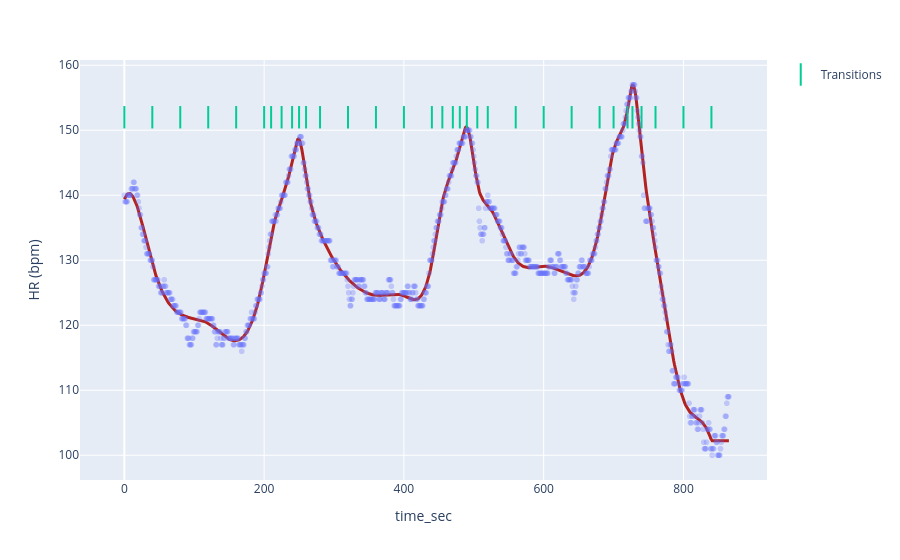

Notebook code for this chart:
### Code cell
import plotly.express as px

import plotly.graph_objects as go

def add_custom_rug(fig, x_coords, label="Transitions", color="black"):
    """
    Adds a custom rug trace to an existing Plotly figure.
    """
    fig.add_trace(go.Scatter(
        x=x_coords,
        # We set Y to a constant (usually slightly below your min HR)
        y=[fig.data[0].y.max() - 5] * len(x_coords), 
        mode='markers',
        marker=dict(
            symbol='line-ns-open', # This creates the 'rug' tick shape
            size=16,               # Height of the rug tick
            line=dict(width=2, color=color)
        ),
        name=label,
        showlegend=True
    ))


# Plotting heart rate for all sessions at once
fig = px.scatter(session_df,  x="time_sec", y="HR (bpm)", render_mode="webgl", opacity=0.3
                 ) # 'webgl' makes it super fast for many points

hr_stats = MedianHdiSample.from_samples(report.sessions[0].post_mu, report.sessions[0].post_mu.shape[0])
fig2 = px.line(pd.DataFrame({"time_sec": report.sessions[0].time, "HR (bpm)": hr_stats.median}), x="time_sec", y="HR (bpm)")
fig2.update_traces(line=dict(color="firebrick", width=3))
fig.add_traces(fig2.data)
add_custom_rug(fig, knots.flatten())
fig.show()


fig, axes = plt.subplots(ncols=min(len(report.sessions), 1), nrows=2, figsize=(18, 6), sharex=True, sharey='row')
report.plot_fit_accel(fig, axes)

### Figure 1 — Plotly figure (JSON) as saved in the notebook; plotly's stock layout.template omitted (floating-point values rounded to 4 significant figures; data arrays with more than 128 entries replaced by an {"elided": "..."} marker saying what was removed)
{"data": [{"hovertemplate": "time_sec=%{x}<br>HR (bpm)=%{y}<extra></extra>", "legendgroup": "", "marker": {"color": "#636efa", "opacity": 0.3, "symbol": "circle"}, "mode": "markers", "name": "", "showlegend": false, "type": "scattergl", "x": {"elided": "866 float values"}, "xaxis": "x", "y": {"elided": "866 int values"}, "yaxis": "y"}, {"hovertemplate": "time_sec=%{x}<br>HR (bpm)=%{y}<extra></extra>", "legendgroup": "", "line": {"color": "firebrick", "dash": "solid", "width": 3}, "marker": {"symbol": "circle"}, "mode": "lines", "name": "", "orientation": "v", "showlegend": false, "type": "scatter", "x": {"elided": "866 float values"}, "xaxis": "x", "y": {"elided": "866 float values"}, "yaxis": "y"}, {"marker": {"line": {"color": "black", "width": 2}, "size": 16, "symbol": "line-ns-open"}, "mode": "markers", "name": "Transitions", "showlegend": true, "type": "scatter", "x": [0, 40, 80, 120, 160, 200, 210, 225, 240, 250, 260, 280, 320, 360, 400, 440, 455, 470, 480, 490, 505, 520, 560, 600, 640, 680, 700, 720, 727, 740, 760, 800, 840], "y": [152, 152, 152, 152, 152, 152, 152, 152, 152, 152, 152, 152, 152, 152, 152, 152, 152, 152, 152, 152, 152, 152, 152, 152, 152, 152, 152, 152, 152, 152, 152, 152, 152]}], "layout": {"legend": {"tracegroupgap": 0}, "margin": {"t": 60}, "xaxis": {"anchor": "y", "domain": [0, 1], "title": {"text": "time_sec"}}, "yaxis": {"anchor": "x", "domain": [0, 1], "title": {"text": "HR (bpm)"}}}}
